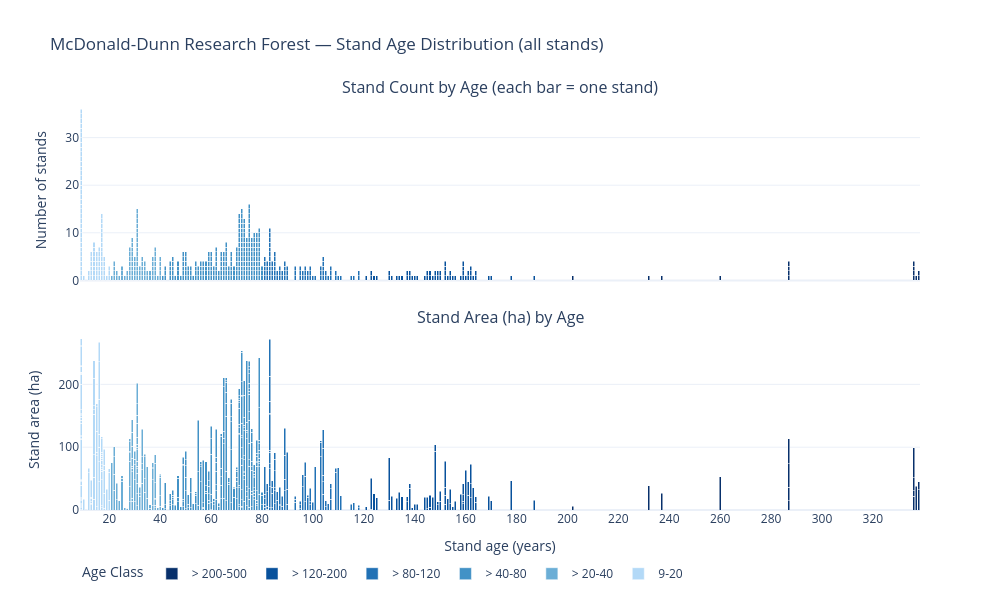

Notebook code cell kept with this figure:
### Code cell
# ── Granular age distribution — individual stand ages on x-axis (9-60 yr window)
forest_df = stands_df[~stands_df['STANDID'].str.startswith('AGLAND')].copy()

_CLASS_COLOR_MAP = dict(zip(_AGE_CLASS_LABELS, _AGE_CLASS_COLORS))
forest_df['bar_color'] = forest_df['Age_Class'].map(_CLASS_COLOR_MAP).fillna('#dddddd')
forest_df = forest_df.sort_values('Age')

fig_age = make_subplots(
    rows=2, cols=1,
    subplot_titles=('Stand Count by Age (each bar = one stand)', 'Stand Area (ha) by Age'),
    vertical_spacing=0.12,
    shared_xaxes=True,
)

fig_age.add_trace(go.Bar(
    x=forest_df['Age'],
    y=[1] * len(forest_df),
    marker_color=forest_df['bar_color'],
    showlegend=False,
    hovertemplate='Age: %{x} yrs<br>Stand: %{customdata[0]}<br>Age Class: %{customdata[1]}',
    customdata=forest_df[['STANDID', 'Age_Class']].values,
    name='Stand count',
), row=1, col=1)

fig_age.add_trace(go.Bar(
    x=forest_df['Age'],
    y=forest_df['Area_ha'].round(1),
    marker_color=forest_df['bar_color'],
    showlegend=False,
    hovertemplate='Age: %{x} yrs<br>Area: %{y} ha<br>Stand: %{customdata[0]}',
    customdata=forest_df[['STANDID']].values,
    name='Stand area (ha)',
), row=2, col=1)

for label, color, name in zip(_AGE_CLASS_LABELS, _AGE_CLASS_COLORS, _AGE_CLASS_NAMES):
    fig_age.add_trace(go.Bar(
        x=[None], y=[None],
        marker_color=color,
        name=name,
        showlegend=True,
    ), row=1, col=1)

# Mark the LCMS observation window boundary at age 40 (stands ~40 yrs old in 1985
# were established ~1945 — their entire rotation is captured in the LCMS record)
fig_age.add_vline(x=40, line_dash='dash', line_color='gray', opacity=0.5,
                  annotation_text='≈ full LCMS window', annotation_position='top right',
                  row='all', col=1)

fig_age.update_layout(
    title='McDonald-Dunn Research Forest — Stand Age Distribution (early-recovery focus, 9–60 yrs)',
    xaxis2=dict(title='Stand age (years)', range=[8, 62], dtick=5),
    yaxis=dict(title='Number of stands'),
    yaxis2=dict(title='Stand area (ha)'),
    barmode='stack',
    legend=dict(
        title='Age Class', orientation='h',
        yanchor='top', y=-0.14, xanchor='left', x=0,
    ),
    width=1000, height=600,
    template='plotly_white',
)
fig_age.show()

### Figure 1 — Plotly figure (JSON) as saved in the notebook; plotly's stock layout.template omitted (floating-point values rounded to 4 significant figures; data arrays with more than 128 entries replaced by an {"elided": "..."} marker saying what was removed)
{"data": [{"customdata": {"elided": "559x2 str values"}, "hovertemplate": "Age: %{x} yrs<br>Stand: %{customdata[0]}<br>Age Class: %{customdata[1]}", "marker": {"color": {"elided": "559 str values"}}, "name": "Stand count", "showlegend": false, "type": "bar", "x": {"elided": "559 int values"}, "xaxis": "x", "y": {"elided": "559 int values"}, "yaxis": "y"}, {"customdata": {"elided": "559x1 str values"}, "hovertemplate": "Age: %{x} yrs<br>Area: %{y} ha<br>Stand: %{customdata[0]}", "marker": {"color": {"elided": "559 str values"}}, "name": "Stand area (ha)", "showlegend": false, "type": "bar", "x": {"elided": "559 int values"}, "xaxis": "x2", "y": {"elided": "559 float values"}, "yaxis": "y2"}, {"marker": {"color": "#b3d9f7"}, "name": "9-20", "showlegend": true, "type": "bar", "x": [null], "xaxis": "x", "y": [null], "yaxis": "y"}, {"marker": {"color": "#6baed6"}, "name": "> 20-40", "showlegend": true, "type": "bar", "x": [null], "xaxis": "x", "y": [null], "yaxis": "y"}, {"marker": {"color": "#4292c6"}, "name": "> 40-80", "showlegend": true, "type": "bar", "x": [null], "xaxis": "x", "y": [null], "yaxis": "y"}, {"marker": {"color": "#2171b5"}, "name": "> 80-120", "showlegend": true, "type": "bar", "x": [null], "xaxis": "x", "y": [null], "yaxis": "y"}, {"marker": {"color": "#08519c"}, "name": "> 120-200", "showlegend": true, "type": "bar", "x": [null], "xaxis": "x", "y": [null], "yaxis": "y"}, {"marker": {"color": "#08306b"}, "name": "> 200-500", "showlegend": true, "type": "bar", "x": [null], "xaxis": "x", "y": [null], "yaxis": "y"}], "layout": {"annotations": [{"font": {"size": 16}, "showarrow": false, "text": "Stand Count by Age (each bar = one stand)", "x": 0.5, "xanchor": "center", "xref": "paper", "y": 1, "yanchor": "bottom", "yref": "paper"}, {"font": {"size": 16}, "showarrow": false, "text": "Stand Area (ha) by Age", "x": 0.5, "xanchor": "center", "xref": "paper", "y": 0.44, "yanchor": "bottom", "yref": "paper"}], "barmode": "stack", "height": 600, "legend": {"orientation": "h", "title": {"text": "Age Class"}, "x": 0, "xanchor": "left", "y": -0.12, "yanchor": "top"}, "title": {"text": "McDonald-Dunn Research Forest — Stand Age Distribution (all stands)"}, "width": 1000, "xaxis": {"anchor": "y", "domain": [0, 1], "matches": "x2", "showticklabels": false}, "xaxis2": {"anchor": "y2", "domain": [0, 1], "dtick": 20, "title": {"text": "Stand age (years)"}}, "yaxis": {"anchor": "x", "domain": [0.56, 1], "title": {"text": "Number of stands"}}, "yaxis2": {"anchor": "x2", "domain": [0, 0.44], "title": {"text": "Stand area (ha)"}}}}
